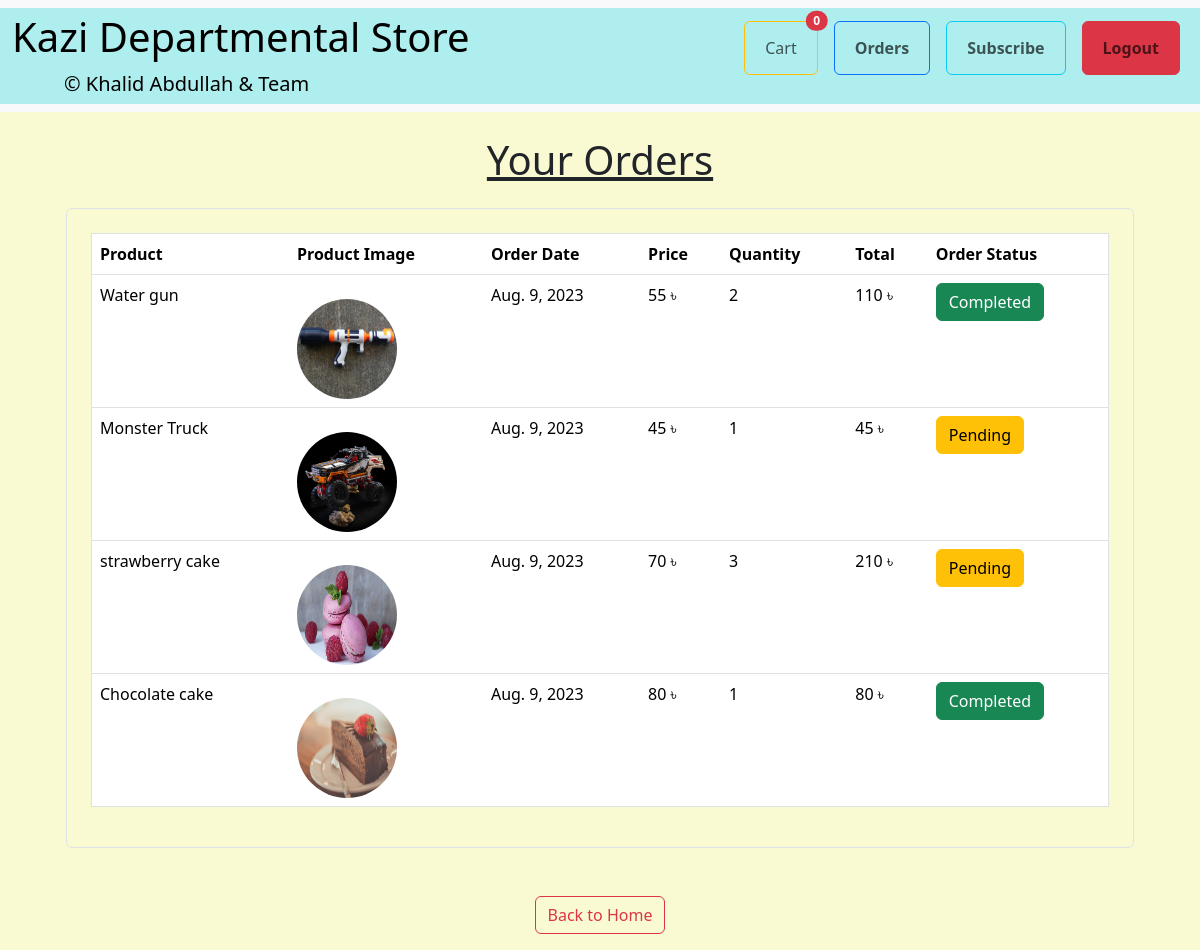
Page /orders/ (signed in) on the earlier database version.
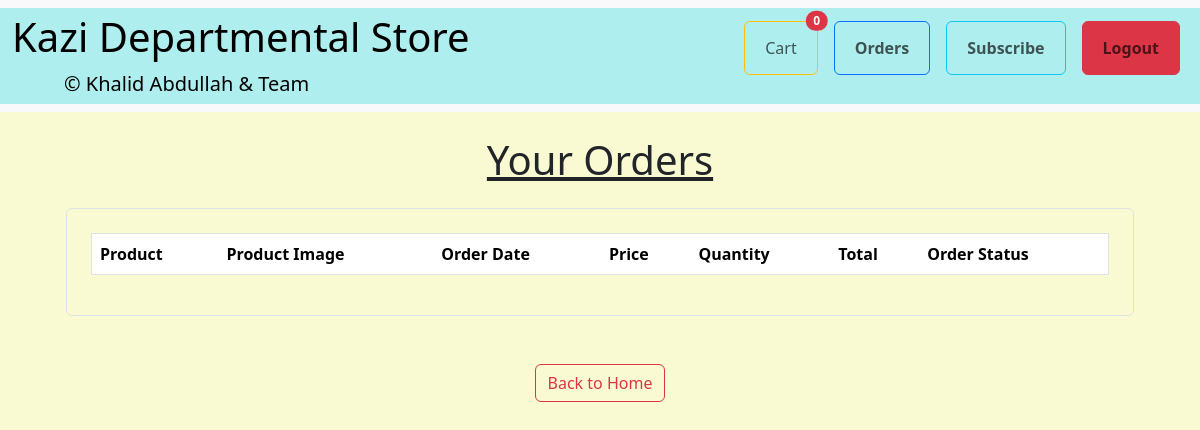
Same page on the later database version.
### shopStore/models/orders.py (models this page shows, shortened)
class Order(models.Model):
    product = models.ForeignKey(Product,on_delete=models.CASCADE)
    customer = models.ForeignKey(Customer,on_delete= models.CASCADE)
    quantity = models.IntegerField(default = 1)
    price = models.IntegerField()
    address = models.CharField(max_length=50 , default = '' , blank = True)
    phone = models.CharField(max_length=50 , default = '' , blank = True)
    date = models.DateField(default = datetime.datetime.today)
    status = models.BooleanField(default=False)
    @staticmethod
    def get_orders_by_customer(customer_id):
        return Order.objects.filter(customer = customer_id)

### shopStore/models/product.py (models this page shows, shortened)
class Product(models.Model):
    name = models.CharField(max_length=50)
    price = models.IntegerField(default=0)
    category = models.ForeignKey(Category,on_delete=models.CASCADE,default = 1)
    description = models.CharField(max_length=200 , default='', null = True , blank = True)
    image = models.ImageField(upload_to='uploads/products/')

### shopStore/views.py (the view, shortened to what this page needs)
# urls.py: path('orders/',OrderView.as_view(),name = 'orders'),
class OrderView(View):
    def get(self,requeest):
        customer = requeest.session.get('customer')
        orders = Order.get_orders_by_customer(customer)
        return render(requeest,'orders.html',{'orders':orders})

### shopStore/templatetags/cart.py (called while the page is built)
@register.filter(name = 'multiply')
def total(number1,number2):
    return number1 * number2

### shopStore/templates/orders.html (shortened to what this page needs)
{% extends 'base.html' %}
{% load cart %}
{% block content %}
<br>
    <h1 align = "center"><u>Your Orders</u></h1>
    <div class="container">
        <div class = "border rounded p-4 m-4">
            <table class="table" border = "">
                <thead>
                    <tr>
                        <th>Product</th>
                        <th>Product Image</th>
                        <th>Order Date</th>
                        <th>Price</th>
                        <th>Quantity</th>
                        <th>Total</th>
                        <th>Order Status</th>
                    </tr>
                </thead>
                <tbody>
                    {% for order in orders %}
                    <tr>
                        <td scope="row"> {{order.product.name}} </td>
                        <td><img align = "center" src="{{order.product.image.url}}" class="card-img-top mt-3" alt="..." style=" width:100px ;height:100px; border-radius: 50px;"></td>
                        <td>{{order.date}}</td>
                        <td>{{order.price}} &#2547; </td>
                        <td>{{order.quantity}}</td>
                        <td>{{order.quantity|multiply:order.price}} &#2547; </td>
                        {% if order.status %}
                            <td><p class = "btn btn-success">Completed</p></td>
                        {% else %}
                            <td><p class = "btn btn-warning">Pending</p></td>
                        {% endif %}
                    </tr>
                    {% endfor %}
                </tbody>
            </table>
        </div>
    </div>
    <br>
    <p align="center"><a class = "btn btn-outline-danger" href='/' >Back to Home </a></p>
{% endblock %}

### shopStore/templates/base.html (shortened to what this page needs)
<!doctype html>
{% load cart %}
<html lang="en">
  <head>
    <link href="https://cdn.jsdelivr.net/npm/bootstrap@5.3.1/dist/css/bootstrap.min.css" rel="stylesheet">
  </head>
  <body style="background-color: lightgoldenrodyellow">
    <nav class="navbar navbar-expand-lg navbar-light bg-light" >
      <div class="container-fluid" style="background-color: paleturquoise">
        <a class="navbar-brand" href='/'><h1>Kazi Departmental Store</h1>  &nbsp;&nbsp;&nbsp;&nbsp;&nbsp;&nbsp;&nbsp;&nbsp;&nbsp;&nbsp;&copy; Khalid Abdullah & Team</a>
        <div class="collapse navbar-collapse" id="navbarSupportedContent">
          <ul class="navbar-nav my-2 my-lg-0">
            <li class="nav-item p-2">
               <button type="button" class="btn btn-outline-warning position-relative">
                <a class="nav-link" aria-current="page" href="/cart">Cart
                <span class="position-absolute top-10 start-100 translate-middle badge rounded-pill bg-danger">
                  {{request.session.cart.keys|length}}
                </span>
              </a>
              </button>
            </li>
            {% if request.session.customer %}
              <li class="nav-item p-2">
                <p class = "btn btn-outline-primary"><a class="nav-link" aria-current="page" href="/orders"><b>Orders</b></a></p>
              </li>
              <li class="nav-item p-2">
                <p class = "btn btn-outline-info"><a class="nav-link" aria-current="page" href="/subscribe/"><b>Subscribe</b></a></p>
              </li>
              <li class="nav-item p-2">
                <p class = "btn btn-danger"><a class="nav-link" aria-current="page" href="/logout/"><b>Logout</b></a></p>
              </li>
            {% endif%}
          </ul>
        </div>
      </div>
    </nav>
    {% block content %} {% endblock %}
  </body>
</html>

Differences in the rows shown:
removed Order: product.name "Water gun", product.image (picture), date "Aug. 9, 2023", price "55", quantity "2", quantity|multiply "110", status "Completed"
removed Order: product.name "Monster Truck", product.image (picture), date "Aug. 9, 2023", price "45", quantity "1", quantity|multiply "45", status "Pending"
removed Order: product.name "strawberry cake", product.image (picture), date "Aug. 9, 2023", price "70", quantity "3", quantity|multiply "210", status "Pending"
removed Order: product.name "Chocolate cake", product.image (picture), date "Aug. 9, 2023", price "80", quantity "1", quantity|multiply "80", status "Completed"
